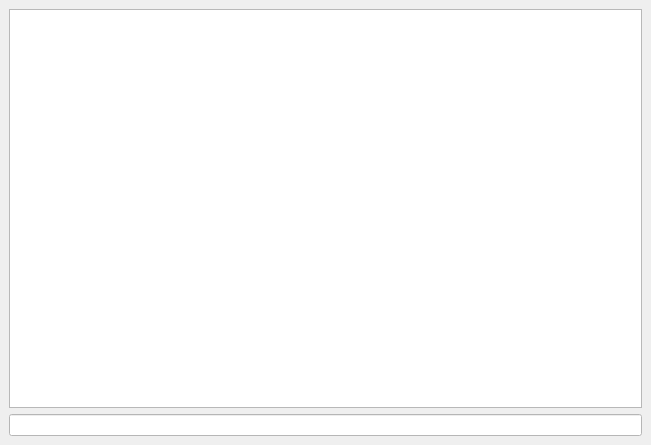
<?xml version="1.0" encoding="UTF-8"?>
<ui version="4.0">
 <class>frmTerminal</class>
 <widget class="QMainWindow" name="frmTerminal">
  <property name="geometry">
   <rect>
    <x>0</x>
    <y>0</y>
    <width>651</width>
    <height>445</height>
   </rect>
  </property>
  <property name="windowTitle">
   <string/>
  </property>
  <property name="styleSheet">
   <string notr="true"/>
  </property>
  <widget class="QWidget" name="centralwidget">
   <layout class="QGridLayout" name="gridLayout">
    <item row="0" column="0">
     <widget class="QTextBrowser" name="textBrowser">
      <property name="font">
       <font>
        <family>DejaVu Sans Mono</family>
        <pointsize>10</pointsize>
       </font>
      </property>
      <property name="styleSheet">
       <string notr="true"/>
      </property>
     </widget>
    </item>
    <item row="1" column="0">
     <widget class="QLineEdit" name="lineEdit">
      <property name="font">
       <font>
        <family>Monospace</family>
       </font>
      </property>
      <property name="styleSheet">
       <string notr="true">color: black;background-color: white;</string>
      </property>
     </widget>
    </item>
   </layout>
  </widget>
  <widget class="QMenuBar" name="menubar">
   <property name="geometry">
    <rect>
     <x>0</x>
     <y>0</y>
     <width>651</width>
     <height>23</height>
    </rect>
   </property>
  </widget>
 </widget>
 <resources/>
 <connections/>
</ui>
